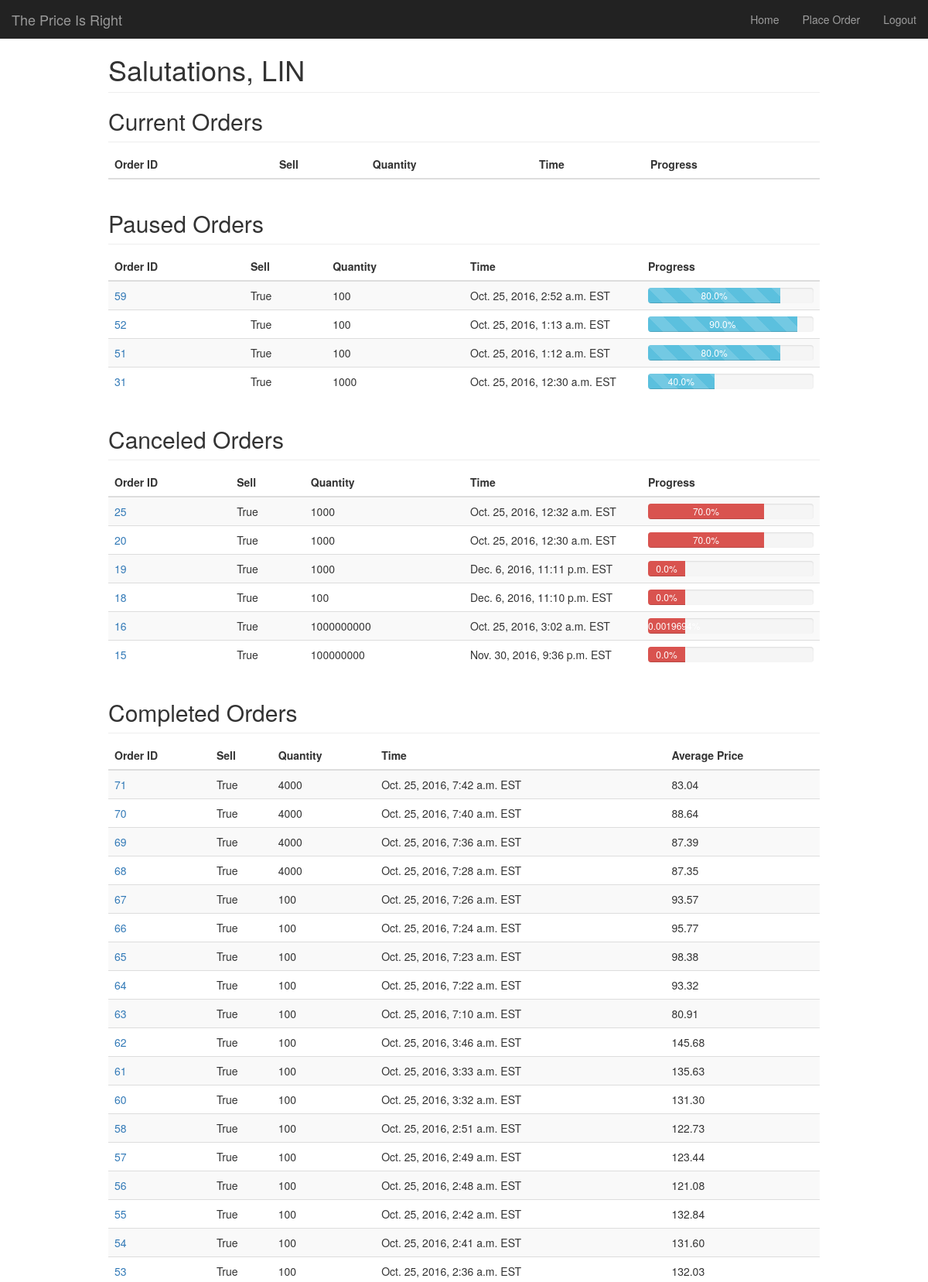
The app's page / (signed in, upper part) with its own data.
### stocks/models.py (models this page shows)
@python_2_unicode_compatible
class ParentOrder(models.Model):
	quantity = models.IntegerField(blank=False, default=1)
	stock_type = models.CharField(max_length=20)
	is_sell = models.BooleanField(blank=False, default=True)
	time_executed = models.DateTimeField(blank=False, auto_now_add=True)
	user = models.ForeignKey(User, on_delete=models.CASCADE)
	IN_PROGRESS = 'P'
	COMPLETED = 'C'
	FAILED = 'F'
	PAUSED = 'S'
	CANCELLED = 'X'
	STATUS_CHOICES = (
		(IN_PROGRESS, 'In Progress'),
		(COMPLETED, 'Completed'),
		(FAILED, 'Failed'),
		(PAUSED, 'Paused'),
		(CANCELLED, 'Cancelled')
	)
	status = models.CharField(
		max_length=1,
		choices=STATUS_CHOICES,
		default=IN_PROGRESS
	)
	progress = models.FloatField(blank=False, default=0.0)
	def is_valid(self):
		if self.quantity <= 0:
			return False
		else:
			return True
	def get_total_price_sold(self, children):
		total_price = (children.filter(is_successful=True).aggregate(total=Sum(F('price') * F('quantity'))))['total']
		if total_price is None:
			return 0.0
		else:
			return total_price
	def get_total_quantity_sold(self, children):
		total_quantity = (children.filter(is_successful=True).aggregate(Sum('quantity')))['quantity__sum']
		if total_quantity is None:
			return 0
		else:
			return total_quantity
	def get_stats(self, children):
		if len(children) == 0:
			return {'total_price': 0.0, 'total_quantity': 0, 'average_price': 0.0}
		total_price = self.get_total_price_sold(children)
		total_quantity = self.get_total_quantity_sold(children)
		if total_price == 0.0:
			return {'total_price': total_price, 'total_quantity': total_quantity, 'average_price': 0.0}
		else:
			return {'total_price': total_price, 'total_quantity': total_quantity, 'average_price': total_price/total_quantity}
	def update_progress(self):
		children = ChildOrder.objects.filter(parent_order__id=self.id)
		quantity_sold = self.get_total_quantity_sold(children)
		self.progress = (float(quantity_sold)/float(self.quantity)) * 100
		self.save()
	def verify_market_price(self, price_json):
		top_bid = price_json.get('top_bid')
		if top_bid is None:
			return False
		price = top_bid.get('price')
		if price is None:
			return False
		return True
	def query_market_price(self, number_of_tries=10):
		quote = json.loads(urllib2.urlopen(QUERY.format(self.id)).read())
		while not self.verify_market_price(quote):  # We failed to verify, the exchange simulator returned a bad response
			quote = json.loads(urllib2.urlopen(QUERY.format(self.id)).read())
			time.sleep(5)  # sleep 5 seconds before trying again
			number_of_tries -= 1
			if number_of_tries == 0:  # no tries left, we give up querying and selling
				return False
		price = float(quote['top_bid']['price'])
		print "Quoted at %s" % price
		return price
	def query_market_datetime(self, number_of_tries=10):
		quote = json.loads(urllib2.urlopen(QUERY.format(self.id)).read())
		while not self.verify_market_price(quote):  # We failed to verify, the exchange simulator returned a bad response
			quote = json.loads(urllib2.urlopen(QUERY.format(self.id)).read())
			time.sleep(5)  # sleep 5 seconds before trying again
			number_of_tries -= 1
			if number_of_tries == 0:  # no tries left, we give up querying and selling
				return False
		d = quote['timestamp'] + " UTC" # add UTC since this is time zone returned by simulator
		FORMAT = '%Y-%m-%d %H:%M:%S.%f %Z'
		dt = datetime.datetime.strptime(d, FORMAT)
		return dt
	def execute_sell(self, quantity, price):
		url   = ORDER.format(self.id, quantity, price)
		response = urllib2.urlopen(url).read()
		if response == "":
			order = {
			u'timestamp': self.query_market_datetime(),
			u'qty': quantity,
			u'side': u'sell',
			u'avg_price': 0.0
			}
		else:
			order = json.loads(response)
		return order
	def create_child(self, order, attempted_price):
		if (order['avg_price'] == 0.0):
			co = ChildOrder.objects.create(
				parent_order=self,
				quantity = order['qty'],
				is_successful=False,
				price=attempted_price
			)
		else:
			co = ChildOrder.objects.create(
				parent_order=self,
				quantity = order['qty'],
				is_successful=True,
				price=order['avg_price']
			)
			self.progress += (order['qty']/self.quantity) * 100
			self.save()
		co.time_executed = order['timestamp']
		co.save()
		return co
	def determine_quantity_to_sell(self):
		successful_children = ChildOrder.objects.filter(parent_order=self.id).filter(is_successful=True)
		quantity_sold_so_far = 0
		for child in successful_children:
			quantity_sold_so_far += child.quantity
		quantity_left_to_sell = self.quantity - quantity_sold_so_far
		return quantity_left_to_sell
	def trade(self):
		if not self.is_valid():
			print "Problem, someone created a bad parent order that shouldn't even be here"
			return  # This code should never be reached, since if an order is not valid, we don't even create it
		number_of_successes = 0
		if ((self.quantity/10) < 10):
			maximum_child_size = self.quantity
		else:
			maximum_child_size = self.quantity / 10  # hardcoded to split by 10%
		child_order_size = maximum_child_size
		quantity_to_sell = self.determine_quantity_to_sell()
		while quantity_to_sell > 0:
			price = self.query_market_price()
			if price is False:
				self.status = self.FAILED
				self.save()
				return
			price -= ORDER_DISCOUNT  # query is successful, update price accordingly
			if (quantity_to_sell < child_order_size):
				child_order_size = quantity_to_sell  # make sure child order size never exceeds what we have left to sell
			self.refresh_from_db()  # refresh before checking if paused or cancelled
			if (self.status == self.PAUSED or self.status == self.CANCELLED):
				return
			order = self.execute_sell(child_order_size, price)
			self.create_child(order, price)
			if (order['avg_price'] == 0.0):
				number_of_successes -= 1
			else:
				number_of_successes += 1
				quantity_to_sell -= order['qty']
			if (number_of_successes == FAILURE_TOLERANCE):
				child_order_size /= 2
				number_of_successes = 0
			elif (number_of_successes == SUCCESS_TOLERANCE and child_order_size < maximum_child_size):
				child_order_size *= 2
				number_of_successes = 0
			time.sleep(N)
		self.status = self.COMPLETED
		self.save() # we forgot to save after setting self.success=True. The update() function solves this
	def __str__(self):
		return str(self.id) + ": " + str(self.quantity) + " x " + self.stock_type + ' status:' + self.status

### authentication/views.py (the view)
# urls.py: url(r'^$', views.index, name='index'),
@login_required(login_url="login/")
def index(request):
    order_list = ParentOrder.objects.all().order_by('-id')
    for order in order_list:
        children = ChildOrder.objects.filter(parent_order__id=order.id)
        order_stats = order.get_stats(children)
        order.avg_price = '{:,.2f}'.format(order_stats['average_price'])
    context_dict = {'orders': order_list}
    return render(request, "index.html", context_dict)

### templates/index.html (shortened to what this page needs)
{% extends 'base.html' %}
{% load staticfiles %}
{% block head-extras %}
    <link href="{% static "stocks/dashboard.css" %}" rel="stylesheet">
{% endblock %}
{% block content %}
  <h2 class="sub-header">Current Orders</h2>
  <div class="table-responsive">
    <table class="table table-striped">
      <thead>
        <tr>
          <th>Order ID</th>
          <th>Sell</th>
          <th>Quantity</th>
          <th>Time</th>
          <th>Progress</th>
        </tr>
      </thead>
    </table>
  </div>
  <h2 class="sub-header">Paused Orders</h2>
  <div class="table-responsive">
    <table class="table table-striped">
      <thead>
        <tr>
          <th>Order ID</th>
          <th>Sell</th>
          <th>Quantity</th>
          <th>Time</th>
          <th>Progress</th>
        </tr>
      </thead>
      {% if orders %}
        <tbody>
            {% for order in orders %}
              {% if order.status == 'S' %}
              <tr>
                  <td> <a href="{% url 'order_detail' order.id %}">{{ order.id }} </a>
                  <td> {{ order.is_sell }}
                  <td> {{ order.quantity }}
                  <td class="col-md-3"> {{ order.time_executed }} EST
                  <td class="col-md-3">
                      <div class="progress">
                          <div id="progress-{{order.id}}" data-id="{{order.id}}" class="progress-bar progress-bar-info progress-bar-striped active" role="progressbar" aria-valuenow="{{ order.progress }}" aria-valuemin="0" aria-valuemax="100" style="min-width:4em;width:{{ order.progress }}%"> {{ order.progress }}%
                          </div>
                      </div>
              </tr>
              {% endif %}
            {% endfor %}
        </tbody>
    {% endif %}
    </table>
  </div>
  <h2 class="sub-header">Canceled Orders</h2>
  <div class="table-responsive">
    <table class="table table-striped">
      <thead>
        <tr>
          <th>Order ID</th>
          <th>Sell</th>
          <th>Quantity</th>
          <th>Time</th>
          <th>Progress</th>
        </tr>
      </thead>
      {% if orders %}
        <tbody>
            {% for order in orders %}
              {% if order.status == 'X' %}
              <tr>
                  <td> <a href="{% url 'order_detail' order.id %}">{{ order.id }} </a>
                  <td> {{ order.is_sell }}
                  <td> {{ order.quantity }}
                  <td class="col-md-3"> {{ order.time_executed }} EST
                  <td class="col-md-3">
                      <div class="progress">
                          <div id="progress-{{order.id}}" data-id="{{order.id}}" class="progress-bar progress-bar-danger progress-bar" role="progressbar"aria-valuenow="{{ order.progress }}" aria-valuemin="0" aria-valuemax="100" style="min-width:4em;width:{{ order.progress }}%"> {{ order.progress }}%
                          </div>
                      </div>
              </tr>
              {% endif %}
            {% endfor %}
        </tbody>
    {% endif %}
    </table>
  </div>
  <h2 class="sub-header">Completed Orders</h2>
  <div class="table-responsive">
    <table class="table table-striped">
      <thead>
        <tr>
          <th>Order ID</th>
          <th>Sell</th>
          <th>Quantity</th>
          <th>Time</th>
          <th>Average Price</th>
        </tr>
      </thead>
      {% if orders %}
        <tbody>
            {% for order in orders %}
                {% if order.status == 'C' %}
                    <tr>
                        <td> <a href="{% url 'order_detail' order.id %}">{{ order.id }} </a>
                        <td> {{ order.is_sell }}
                        <td> {{ order.quantity }}
                        <td> {{ order.time_executed }} EST
                        <td> {{ order.avg_price }}
                    </tr>
                {% endif %}
            {% endfor %}
        </tbody>
    {% endif %}
    </table>
  </div>
{% endblock %}

### templates/base.html (shortened to what this page needs)
{% load staticfiles %}
<!DOCTYPE html>
<html>
	<head>
	    <link href="{% static "bootstrap/js/bootstrap.min.js" %}" rel="stylesheet">
	    <link href="{% static "bootstrap/css/bootstrap.min.css" %}" rel="stylesheet">
	    {% block head-extras %}
	    {% endblock %}
	</head>
	<body>
		<nav class="navbar navbar-inverse navbar-fixed-top">
	      <div class="container-fluid">
	      	 <div class="navbar-header">
		       <a class="navbar-brand">The Price Is Right</a>
		    </div>
	        <div id="navbar" class="navbar-collapse collapse">
	          {% if user.is_authenticated %}
	          <ul class="nav navbar-nav navbar-right">
	            <li><a href="{% url 'index' %}">Home</a></li>
	            <li><a href="{% url 'place_order' %}">Place Order</a></li>
	            <li><a href="{% url 'logout' %}">Logout</a></li>
	          </ul>
	          {% endif %}
	        </div>
	      </div>
	    </nav>
	    <div class="container-fluid">
      	  <div class="row">
            <div class="col-sm-8 col-sm-offset-2 col-md-10 col-md-offset-1 main">
			{% if user.is_authenticated %}
				<h1 class="page-header">Salutations, {{ user }}</h1>
			{% endif %}
			{% block content %}
			{% endblock %}
			</div>
      	  </div>
     	</div>
	</body>
</html>

### static/stocks/dashboard.css (style rules this page uses)
body { padding-top: 50px; }
.sub-header { padding-bottom: 10px; border-bottom: 1px solid #eee; }
.navbar-fixed-top { border: 0; }
.main { padding: 20px; }
@media (min-width: 768px) { .main { padding-right: 40px; padding-left: 40px; } }
.main .page-header { margin-top: 0; }
.progress { margin-bottom: 0 !important; }

### records on screen
ParentOrder: id "59", is_sell "True", quantity "100", time_executed "Oct. 25, 2016, 2:52 a.m.", progress "80.0"
ParentOrder: id "52", is_sell "True", quantity "100", time_executed "Oct. 25, 2016, 1:13 a.m.", progress "90.0"
ParentOrder: id "51", is_sell "True", quantity "100", time_executed "Oct. 25, 2016, 1:12 a.m.", progress "80.0"
ParentOrder: id "31", is_sell "True", quantity "1000", time_executed "Oct. 25, 2016, 12:30 a.m.", progress "40.0"
ParentOrder: id "25", is_sell "True", quantity "1000", time_executed "Oct. 25, 2016, 12:32 a.m.", progress "70.0"
ParentOrder: id "20", is_sell "True", quantity "1000", time_executed "Oct. 25, 2016, 12:30 a.m.", progress "70.0"
ParentOrder: id "19", is_sell "True", quantity "1000", time_executed "Dec. 6, 2016, 11:11 p.m.", progress "0.0"
ParentOrder: id "18", is_sell "True", quantity "100", time_executed "Dec. 6, 2016, 11:10 p.m.", progress "0.0"
ParentOrder: id "16", is_sell "True", quantity "1000000000", time_executed "Oct. 25, 2016, 3:02 a.m.", progress "0.0019694"
ParentOrder: id "15", is_sell "True", quantity "100000000", time_executed "Nov. 30, 2016, 9:36 p.m.", progress "0.0"
ParentOrder: id "71", is_sell "True", quantity "4000", time_executed "Oct. 25, 2016, 7:42 a.m.", avg_price "83.04"
ParentOrder: id "70", is_sell "True", quantity "4000", time_executed "Oct. 25, 2016, 7:40 a.m.", avg_price "88.64"
ParentOrder: id "69", is_sell "True", quantity "4000", time_executed "Oct. 25, 2016, 7:36 a.m.", avg_price "87.39"
ParentOrder: id "68", is_sell "True", quantity "4000", time_executed "Oct. 25, 2016, 7:28 a.m.", avg_price "87.35"
ParentOrder: id "67", is_sell "True", quantity "100", time_executed "Oct. 25, 2016, 7:26 a.m.", avg_price "93.57"
ParentOrder: id "66", is_sell "True", quantity "100", time_executed "Oct. 25, 2016, 7:24 a.m.", avg_price "95.77"
ParentOrder: id "65", is_sell "True", quantity "100", time_executed "Oct. 25, 2016, 7:23 a.m.", avg_price "98.38"
ParentOrder: id "64", is_sell "True", quantity "100", time_executed "Oct. 25, 2016, 7:22 a.m.", avg_price "93.32"
ParentOrder: id "63", is_sell "True", quantity "100", time_executed "Oct. 25, 2016, 7:10 a.m.", avg_price "80.91"
ParentOrder: id "62", is_sell "True", quantity "100", time_executed "Oct. 25, 2016, 3:46 a.m.", avg_price "145.68"
ParentOrder: id "61", is_sell "True", quantity "100", time_executed "Oct. 25, 2016, 3:33 a.m.", avg_price "135.63"
ParentOrder: id "60", is_sell "True", quantity "100", time_executed "Oct. 25, 2016, 3:32 a.m.", avg_price "131.30"
ParentOrder: id "58", is_sell "True", quantity "100", time_executed "Oct. 25, 2016, 2:51 a.m.", avg_price "122.73"
ParentOrder: id "57", is_sell "True", quantity "100", time_executed "Oct. 25, 2016, 2:49 a.m.", avg_price "123.44"
ParentOrder: id "56", is_sell "True", quantity "100", time_executed "Oct. 25, 2016, 2:48 a.m.", avg_price "121.08"
ParentOrder: id "55", is_sell "True", quantity "100", time_executed "Oct. 25, 2016, 2:42 a.m.", avg_price "132.84"
ParentOrder: id "54", is_sell "True", quantity "100", time_executed "Oct. 25, 2016, 2:41 a.m.", avg_price "131.60"
ParentOrder: id "53", is_sell "True", quantity "100", time_executed "Oct. 25, 2016, 2:36 a.m.", avg_price "132.03"

### other values on screen
{{ user }} "LIN"
